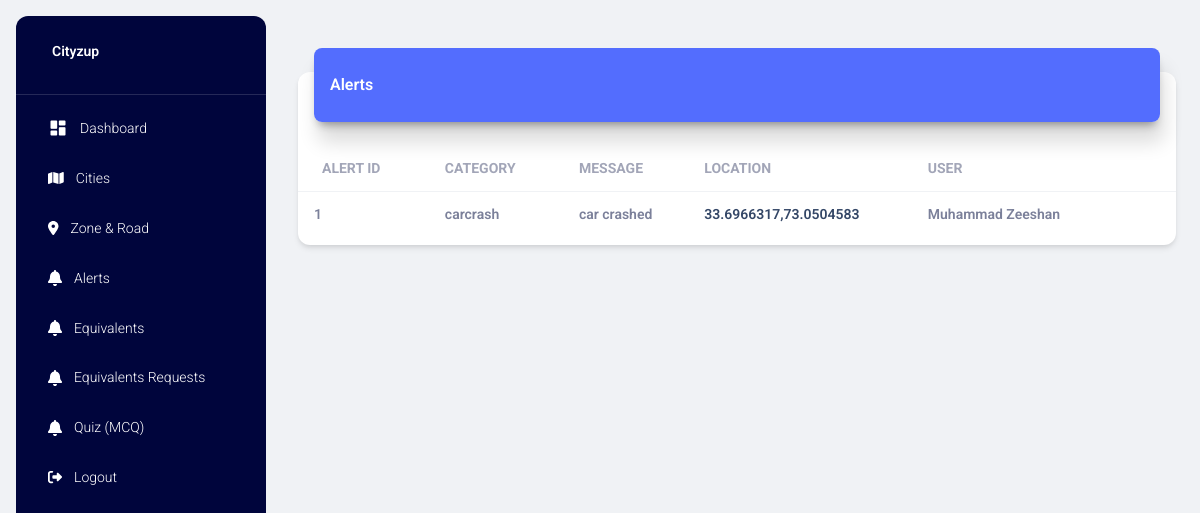
/alerts/ (signed in), run on an earlier commit of the app's database.
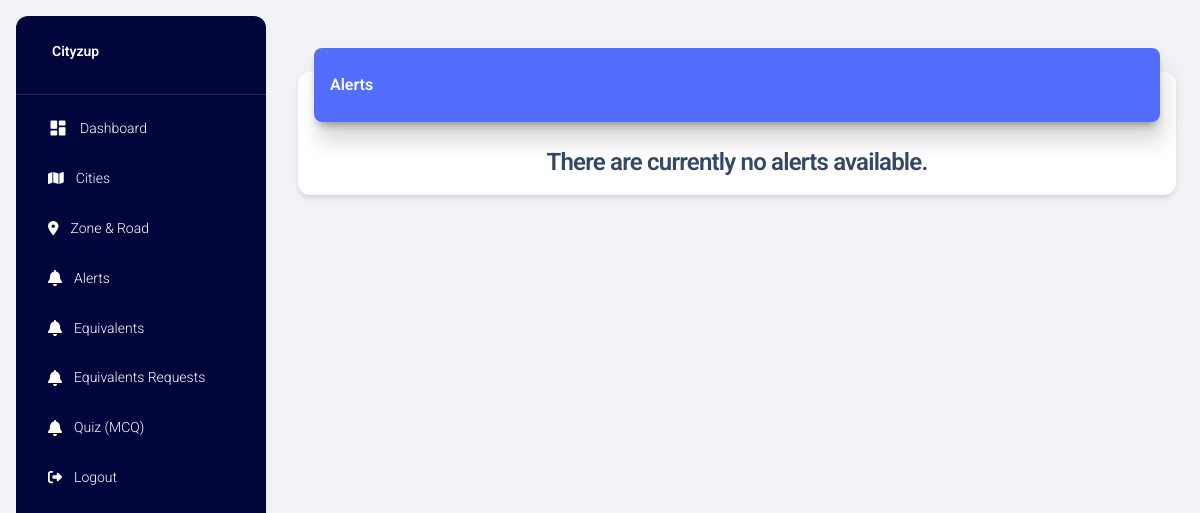
And on a later commit of the database.
### project/models.py (models this page shows, shortened)
class Alert(db.Model):
    a_id = db.Column(db.Integer, primary_key=True)
    a_category = db.Column(db.String(255), nullable=False)
    a_photo = db.Column(db.String(255))
    a_message = db.Column(db.String(255), nullable=False)
    a_latitude = db.Column(db.Float, nullable=False)
    a_longitude = db.Column(db.Float, nullable=False)
    a_points = db.Column(db.Integer, nullable=False)
    z_id = db.Column(db.Integer, db.ForeignKey('zone.z_id'), nullable=False)
    zone = db.relationship('Zone', backref=db.backref('alerts', lazy=True))
    au_id = db.Column(db.Integer, db.ForeignKey('app_user.au_id'), nullable=False)
    app_user = db.relationship('AppUser', backref=db.backref('alerts', lazy=True))

class AppUser(db.Model):
    au_id = db.Column(db.Integer, primary_key=True)
    au_full_name = db.Column(db.String(100), nullable=False)
    au_email = db.Column(db.String(120), unique=True, nullable=False)
    au_mobile_number = db.Column(db.String(15), unique=True, nullable=False)
    au_password_hash = db.Column(db.String(128), nullable=False)
    au_photo = db.Column(db.String(255), nullable=True)

### project/main.py (the view)
@main.route("/alerts/")
@login_required
def get_alerts_with_user_info():
    alerts_with_user_info = db.session.query(
        Alert,
        AppUser
    ).join(AppUser).all()
    result = []
    for alert, user in alerts_with_user_info:
        result.append({
            'a_id': alert.a_id,
            'a_category': alert.a_category,
            'a_photo': alert.a_photo,
            'a_message': alert.a_message,
            'a_latitude': alert.a_latitude,
            'a_longitude': alert.a_longitude,
            'au_full_name': user.au_full_name,
            'au_email': user.au_email,
            'au_mobile_number': user.au_mobile_number,
            'au_id': user.au_id
        })
    title = 'Alerts'
    page_title = 'Alerts'
    return render_template('alerts.html', alerts=result, page_title=page_title, title=title)

### project/models.py (called while the page is built)
@login_manager.user_loader
def load_user(user_id):
    return User.query.get(int(user_id))

### project/templates/alerts.html (shortened to what the changed rows need)
{% extends "layout.html" %} {% block title %} {% endblock %} {% block content %}
<div class="container-fluid py-4">
    <div class="row">
        <div class="col-12">
            <div class="card my-4">
                <div class="card-body px-0 pb-2">
                    <div class="table-responsive p-0">
                        {% if alerts|length > 0 %}
                        <table class="table align-items-center mb-0">
                            <thead>
                                <tr>
                                    <th class="text-uppercase text-secondary text-sm font-weight-bolder opacity-7">
                                        Alert ID
                                    </th>
                                    <th class="text-uppercase text-secondary text-sm font-weight-bolder opacity-7 ps-2">
                                        Category
                                    </th>
                                    <th class="text-uppercase text-secondary text-sm font-weight-bolder opacity-7 ps-2">
                                        Message
                                    </th>
                                    <th class="text-uppercase text-secondary text-sm font-weight-bolder opacity-7 ps-2">
                                        Location
                                    </th>
                                    <th class="text-uppercase text-secondary text-sm font-weight-bolder opacity-7 ps-2">
                                        User
                                    </th>
                                    <th class="text-secondary opacity-7"></th>
                                </tr>
                            </thead>
                            <tbody>
                                {% for alert in alerts %}
                                <tr>
                                    <td>
                                        <div class="d-flex px-2 py-1">
                                            <div class="d-flex flex-column justify-content-center">
                                                <p class="text-sm font-weight-bold mb-0">{{ alert.a_id }}</p>
                                            </div>
                                        </div>
                                    </td>
                                    <td>
                                        <p class="text-sm font-weight-bold mb-0">{{ alert.a_category }}</p>
                                    </td>
                                    <td>
                                        <p class="text-sm font-weight-bold mb-0">{{ alert.a_message }}</p>
                                    </td>
                                    <td>
                                        <a href="https://www.google.com/maps/place/{{ alert.a_latitude }},{{ alert.a_longitude }}"
                                            target="_blank">
                                            <p class="text-sm font-weight-bold mb-0">{{ alert.a_latitude }},{{
                                                alert.a_longitude }}</p>
                                        </a>
                                    </td>
                                    <td>
                                        <p class="text-sm font-weight-bold mb-0">{{ alert.au_full_name }}</p>
                                    </td>
                                    <td class="align-middle">
                                    </td>
                                </tr>
                                {% endfor %}
                            </tbody>
                        </table>
                        {% else %}
                        <h4 class="text-center">There are currently no alerts available.</h4>
                        {% endif %}
                    </div>
                </div>
            </div>
        </div>
    </div>
</div>
{% endblock %}

What changed in the data, as far as the page shows it:
removed Alert: a_id "1", a_category "carcrash", a_message "car crashed", a_latitude "33.6966317", a_longitude "73.0504583", au_full_name "Muhammad Zeeshan"
Also different on the page:
text no longer shown: "ALERT ID CATEGORY MESSAGE LOCATION USER"
text now shown: "There are currently no alerts available."
